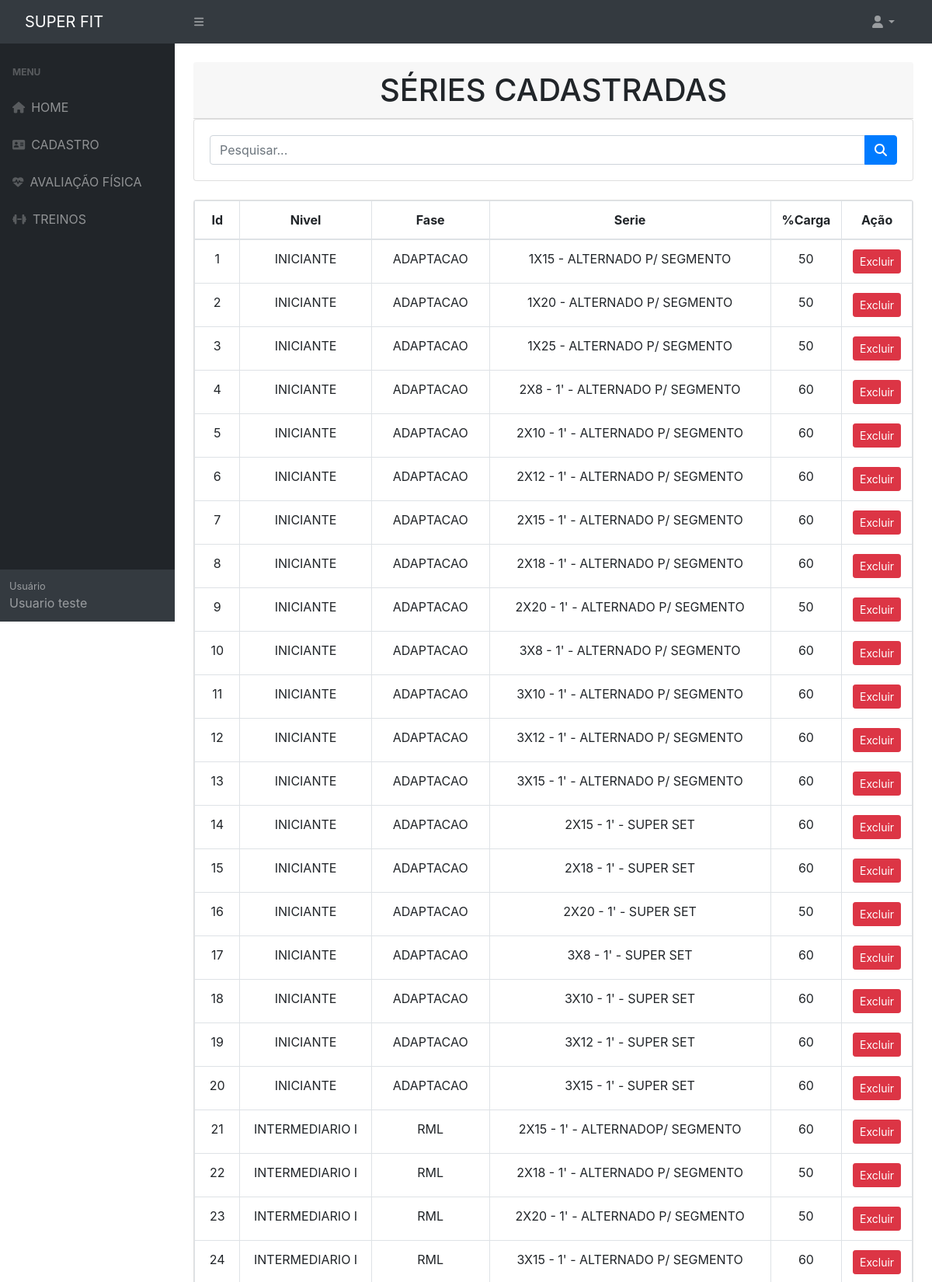
Screenshot of /pesquisa-serie.php (signed in, upper part) with the database file from the repository.
### tables this page shows
CREATE TABLE `series` (
  `idSerie` int NOT NULL,
  `nivel` varchar(45) DEFAULT NULL,
  `fase` varchar(45) DEFAULT NULL,
  `serie` varchar(45) DEFAULT NULL,
  `percentCarga` varchar(5) DEFAULT NULL
);

### conexao/Conexao.php (called while the page is built)
<?php
class Conexao
{
    public static $instance;
    public static function getConexao()
    {
        if(!isset(self::$instance)){
            self::$instance = new PDO('mysql:host=localhost;dbname=teste', 'root', 'root', array(PDO::MYSQL_ATTR_INIT_COMMAND => "SET NAMES utf8"));
            self::$instance->setAttribute(PDO::ATTR_ERRMODE, PDO::ERRMODE_EXCEPTION);
            self::$instance->setAttribute(PDO::ATTR_ORACLE_NULLS, PDO::NULL_EMPTY_STRING);
        }
        return self::$instance;
    }
}
?>

### dao/SerieDAO.php (called while the page is built, shortened)
<?php
    class SerieDAO
    {
        public function read() {
            try {
                $sql = "SELECT * FROM series ORDER BY idSerie ASC";
                $result = Conexao::getConexao()->query($sql);
                $lista = $result->fetchAll(PDO::FETCH_ASSOC);
                $f_lista = array();
                foreach ($lista as $l) {
                    $f_lista[] = $this->listaSerie($l);
                }
                return $f_lista;
            } catch (Exception $e) {
                print "Ocorreu um erro ao tentar Buscar Todos." . $e;
            }
        }
        private function listaSerie($row) {
            $serie = new Serie();
            $serie->setIdSerie($row['idSerie']);
            $serie->setNivel($row['nivel']);
            $serie->setFase($row['fase']);
            $serie->setserie($row['serie']);
            $serie->setPercentCarga($row['percentCarga']);
            return $serie;
        }
    }
?>

### model/Serie.php (called while the page is built)
<?php
    Class Serie{
        private $idSerie;
        private $nivel;
        private $fase;
        private $serie;
        private $percentCarga;
        function getIdSerie()
        {
            return $this->idSerie;
        }
        function setIdSerie($idSerie)
        {
            $this->idSerie = $idSerie;
        }
        function getNivel()
        {
            return $this->nivel;
        }
        function setNivel($nivel)
        {
            $this->nivel = $nivel;
        }
        function getFase()
        {
            return $this->fase;
        }
        function setFase($fase)
        {
            $this->fase = $fase;
        }
        function getSerie()
        {
            return $this->serie;
        }
        function setSerie($serie)
        {
            $this->serie = $serie;
        }
        function getPercentCarga()
        {
            return $this->percentCarga;
        }
        function setPercentCarga($percentCarga)
        {
            $this->percentCarga = $percentCarga;
        }
    }
?>

### pesquisa-serie.php (the view, shortened to what this page needs)
<?php
include_once('include/header.php');
include_once('include/navbar.php');
include_once('include/sidebar.php');
include_once('./conexao/Conexao.php');
include_once('./model/Serie.php');
include_once('./dao/SerieDAO.php');
$seriedao = new SerieDAO();
?>
<main>
    <div class="container-fluid px-4 text-center">
        <h1 class="card-header mt-4">SÉRIES CADASTRADAS</h1>
        <div class="card mb-4">
            <div class="card-body">
                <div class="input-group">
                    <input class="form-control" type="text" placeholder="Pesquisar..." aria-label="Search for..." aria-describedby="btnNavbarSearch" />
                    <button class="btn btn-primary" id="btnNavbarSearch" type="button"><i class="fas fa-search"></i></button>
                </div>
            </div>
        </div>
        <div class="card mb-4">
            <table class="table table-bordered">
                <thead>
                    <tr>
                    	<th>Id</th>
                        <th>Nivel</th>
                        <th>Fase</th>
                        <th>Serie</th>
                        <th>%Carga</th>
                        <th>Ação</th>
                    </tr>
                </thead>
                <tbody>
                <?php foreach ($seriedao->read() as $serie) : ?>
                    <tr>
                        <td><?= $serie->getIdSerie() ?></td>
                        <td><?= $serie->getNivel() ?></td>
                        <td><?= $serie->getFase() ?></td>
                        <td><?= $serie->getSerie() ?></td>
                        <td><?= $serie->getPercentCarga() ?></td>
                        <td class="text-center">
                            <a href="controller/SerieController.php?del=<?= $serie->getIdSerie() ?>">
                            <button class="btn  btn-danger btn-sm" type="button">Excluir</button></a>
                        </td>
                    </tr>
                    <?php endforeach ?>
                </tbody>
            </table>
        </div>
    </div>
</main>
</body>
<?php
include_once('include/footer.php');
?>

### rows the page displays
series: idSerie "1", nivel "INICIANTE", fase "ADAPTACAO", serie "1X15 - ALTERNADO P/ SEGMENTO", percentCarga "50"
series: idSerie "2", nivel "INICIANTE", fase "ADAPTACAO", serie "1X20 - ALTERNADO P/ SEGMENTO", percentCarga "50"
series: idSerie "3", nivel "INICIANTE", fase "ADAPTACAO", serie "1X25 - ALTERNADO P/ SEGMENTO", percentCarga "50"
series: idSerie "4", nivel "INICIANTE", fase "ADAPTACAO", serie "2X8 - 1' - ALTERNADO P/ SEGMENTO", percentCarga "60"
series: idSerie "5", nivel "INICIANTE", fase "ADAPTACAO", serie "2X10 - 1' - ALTERNADO P/ SEGMENTO", percentCarga "60"
series: idSerie "6", nivel "INICIANTE", fase "ADAPTACAO", serie "2X12 - 1' - ALTERNADO P/ SEGMENTO", percentCarga "60"
series: idSerie "7", nivel "INICIANTE", fase "ADAPTACAO", serie "2X15 - 1' - ALTERNADO P/ SEGMENTO", percentCarga "60"
series: idSerie "8", nivel "INICIANTE", fase "ADAPTACAO", serie "2X18 - 1' - ALTERNADO P/ SEGMENTO", percentCarga "60"
series: idSerie "9", nivel "INICIANTE", fase "ADAPTACAO", serie "2X20 - 1' - ALTERNADO P/ SEGMENTO", percentCarga "50"
series: idSerie "10", nivel "INICIANTE", fase "ADAPTACAO", serie "3X8 - 1' - ALTERNADO P/ SEGMENTO", percentCarga "60"
series: idSerie "11", nivel "INICIANTE", fase "ADAPTACAO", serie "3X10 - 1' - ALTERNADO P/ SEGMENTO", percentCarga "60"
series: idSerie "12", nivel "INICIANTE", fase "ADAPTACAO", serie "3X12 - 1' - ALTERNADO P/ SEGMENTO", percentCarga "60"
series: idSerie "13", nivel "INICIANTE", fase "ADAPTACAO", serie "3X15 - 1' - ALTERNADO P/ SEGMENTO", percentCarga "60"
series: idSerie "14", nivel "INICIANTE", fase "ADAPTACAO", serie "2X15 - 1' - SUPER SET", percentCarga "60"
series: idSerie "15", nivel "INICIANTE", fase "ADAPTACAO", serie "2X18 - 1' - SUPER SET", percentCarga "60"
series: idSerie "16", nivel "INICIANTE", fase "ADAPTACAO", serie "2X20 - 1' - SUPER SET", percentCarga "50"
series: idSerie "17", nivel "INICIANTE", fase "ADAPTACAO", serie "3X8 - 1' - SUPER SET", percentCarga "60"
series: idSerie "18", nivel "INICIANTE", fase "ADAPTACAO", serie "3X10 - 1' - SUPER SET", percentCarga "60"
series: idSerie "19", nivel "INICIANTE", fase "ADAPTACAO", serie "3X12 - 1' - SUPER SET", percentCarga "60"
series: idSerie "20", nivel "INICIANTE", fase "ADAPTACAO", serie "3X15 - 1' - SUPER SET", percentCarga "60"
series: idSerie "21", nivel "INTERMEDIARIO I", fase "RML", serie "2X15 - 1' - ALTERNADOP/ SEGMENTO", percentCarga "60"
series: idSerie "22", nivel "INTERMEDIARIO I", fase "RML", serie "2X18 - 1' - ALTERNADO P/ SEGMENTO", percentCarga "50"
series: idSerie "23", nivel "INTERMEDIARIO I", fase "RML", serie "2X20 - 1' - ALTERNADO P/ SEGMENTO", percentCarga "50"
series: idSerie "24", nivel "INTERMEDIARIO I", fase "RML", serie "3X15 - 1' - ALTERNADO P/ SEGMENTO", percentCarga "60"
